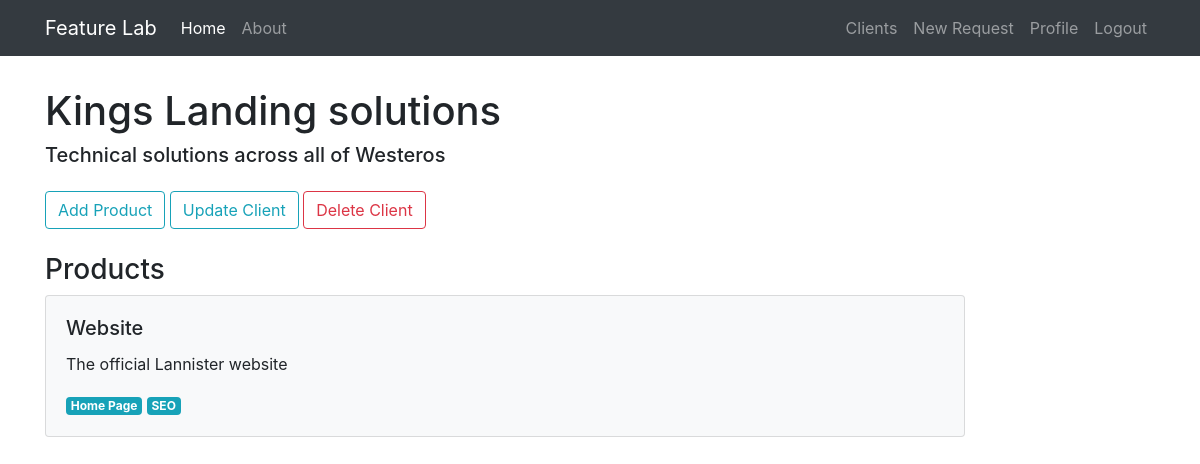
/client/1 (signed in), run on an earlier commit of the app's database.
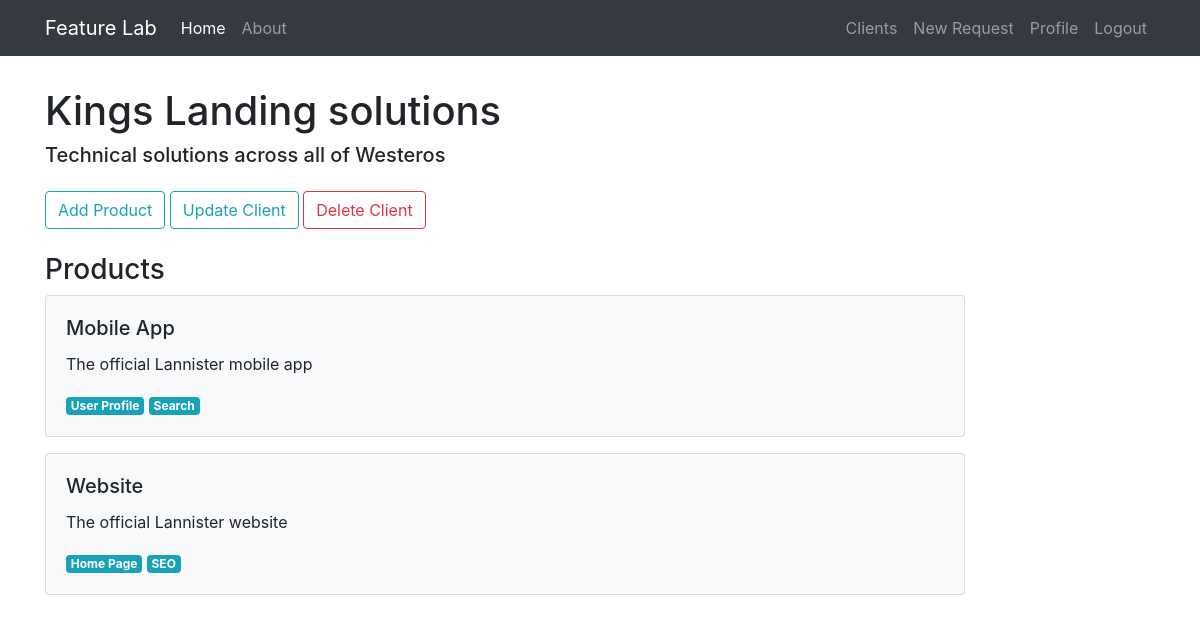
And on a later commit of the database.
### feature_lab/models.py (models this page shows, shortened)
class Client(db.Model):
    id = db.Column(db.Integer, primary_key=True)
    name = db.Column(db.String(20), unique=True, nullable=False)
    email = db.Column(db.String(120), unique=True, nullable=False)
    bio = db.Column(db.Text(), nullable=False)
    phone_number = db.Column(db.String())
    created_at = db.Column(db.DateTime, nullable=False, default=datetime.utcnow)
    products = db.relationship('Product', backref='owner', lazy=True)
    user_id = db.Column(db.Integer, db.ForeignKey('user.id'), nullable=False)

class Product(db.Model):
    id = db.Column(db.Integer, primary_key=True)
    name = db.Column(db.String(20), unique=True, nullable=False)
    description = db.Column(db.Text(), nullable=False)
    owner_id = db.Column(db.Integer, db.ForeignKey('client.id'), nullable=False)
    requests = db.relationship('FeatureRequest', backref='product', lazy=True)
    areas = db.relationship('ProductArea', backref='product', lazy=True)

class ProductArea(db.Model):
    id = db.Column(db.Integer, primary_key=True)
    name = db.Column(db.String(30), nullable=False)
    product_id = db.Column(db.Integer, db.ForeignKey('product.id'), nullable=False)

### feature_lab/clients/routes.py (the view)
@clients.route('/client/<int:client_id>')
@login_required
def client(client_id):  # client page
    client = Client.query.get_or_404(int(client_id))
    return render_template('client.html', client=client)

### feature_lab/models.py (called while the page is built)
@login_manager.user_loader
def load_user(user_id):
    return User.query.get(int(user_id))

### feature_lab/templates/client.html (shortened to what this page needs)
{% extends 'layout.html' %}
{% block content %}
    <h1>{{client.name}}</h1>
    <h5 class="mb-4">{{client.bio}}</h5>
    <button class="btn btn-outline-info" onclick="window.location='/create_product/{{client.id}}'">Add Product</button>
    <button class="btn btn-outline-info" onclick="window.location='/client/{{client.id}}/update'">Update Client</button>
    <button type="button" class="btn btn-outline-danger" data-toggle="modal" data-target="#deleteModal">Delete Client</button>
    <h3 class="mt-4">Products</h3>
    {% if client.products %}
        {% for product in client.products %}
            <div>
                <a href="/product/{{ product.id }}" class="request-card">
                    <div class="card bg-light mb-3 p-3 mr-0">
                        <div class="p-1">
                            <h5 class="card-title">{{ product.name }}</h5>
                            <p class="card-text">{{ product.description }}</p>
                            {% for area in product.areas %}
                                <span class="badge badge-info">{{ area.name }}</span>
                            {% endfor %}
                        </div>
                    </div>
                </a>
            </div>
        {% endfor %}
    {% else %}
        <div class="p-5 text-secondary">
            <p>This client does not have any products yet. <a href="/create_product/{{client.id}}">Create product.</a></p>
        </div>
    {% endif %}
{% endblock content %}

### feature_lab/templates/layout.html (shortened to what this page needs)
<!DOCTYPE html>
<html>
<head>
    <link rel="stylesheet" href="https://stackpath.bootstrapcdn.com/bootstrap/4.3.1/css/bootstrap.min.css">
    <link rel="stylesheet" type="text/css" href="{{ url_for('static', filename='custom.css') }}">
</head>
<body>
    <nav class="navbar navbar-expand-lg navbar-dark bg-dark fixed-top">
        <div class="container">
            <a class="navbar-brand" href="/">Feature Lab</a>
            <div class="collapse navbar-collapse" id="navbarSupportedContent">
                <ul class="navbar-nav mr-auto">
                    <li class="nav-item active">
                        <a class="nav-item nav-link" href="/">Home</a>
                    </li>
                    <li class="nav-item">
                        <a class="nav-item nav-link" href="/about">About</a>
                    </li>
                </ul>
                <ul class="navbar-nav">
                    {% if current_user.is_authenticated %}
                        <li><a class="nav-item nav-link" href="/clients">Clients</a></li>
                        <li><a class="nav-item nav-link" href="/create_request">New Request</a></li>
                        <li><a class="nav-item nav-link" href="/profile">Profile</a></li>
                        <li><a class="nav-item nav-link" href="/logout">Logout</a></li>
                    {% else %}
                        <li><a class="nav-item nav-link" href="/signup">Register</a></li>
                        <li><a class="nav-item nav-link" href="/login">Login</a></li>
                    {% endif %}
                </ul>
            </div>
        </div>
    </nav>
    <main class="container" role="main" style="margin-top:10ex">
        <div class="row">
            <div class="col-md-10">
                {% block content %}{% endblock %}
            </div>
        </div>
    </main>
</body>
</html>

### feature_lab/static/custom.css (style rules this page uses)
a.request-card, a.request-card:hover { color: inherit; text-decoration: none; max-width: 35rem; }

What changed in the data, as far as the page shows it:
added Product: name "Mobile App", description "The official Lannister mobile app"
added ProductArea: name "User Profile", shown under "Mobile App"
added ProductArea: name "Search", shown under "Mobile App"
